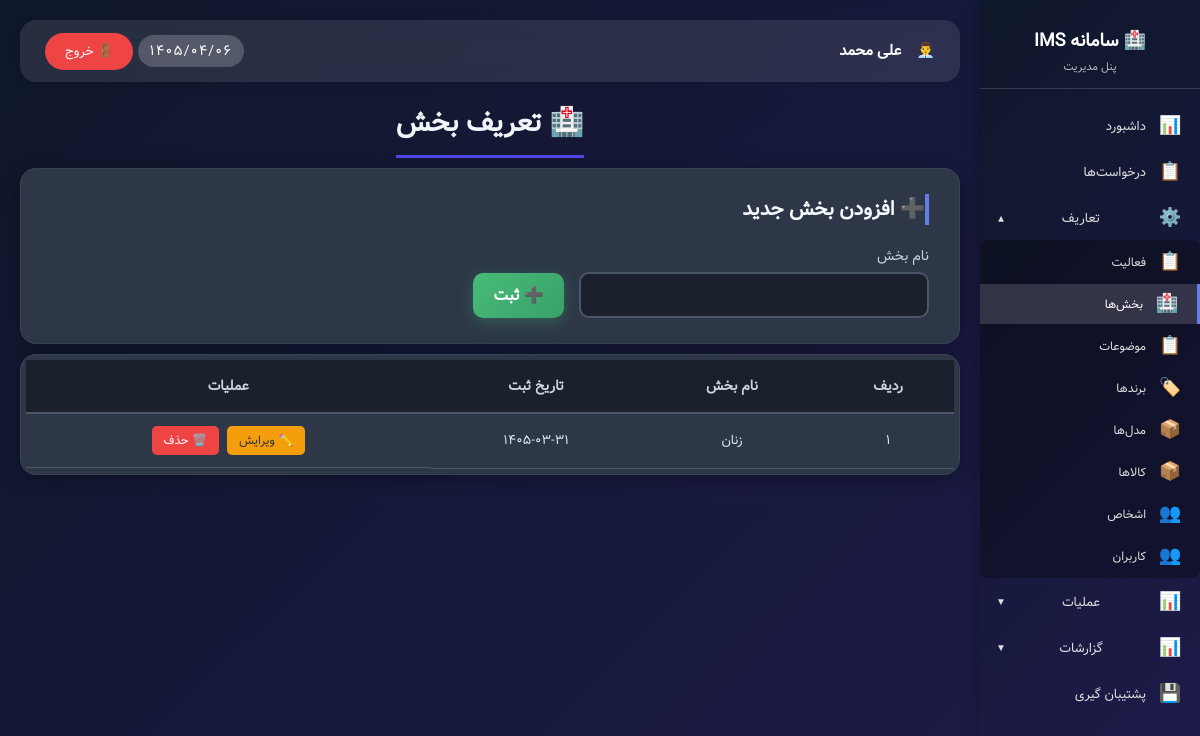
The app's page /admin_departments.php (signed in), older data.
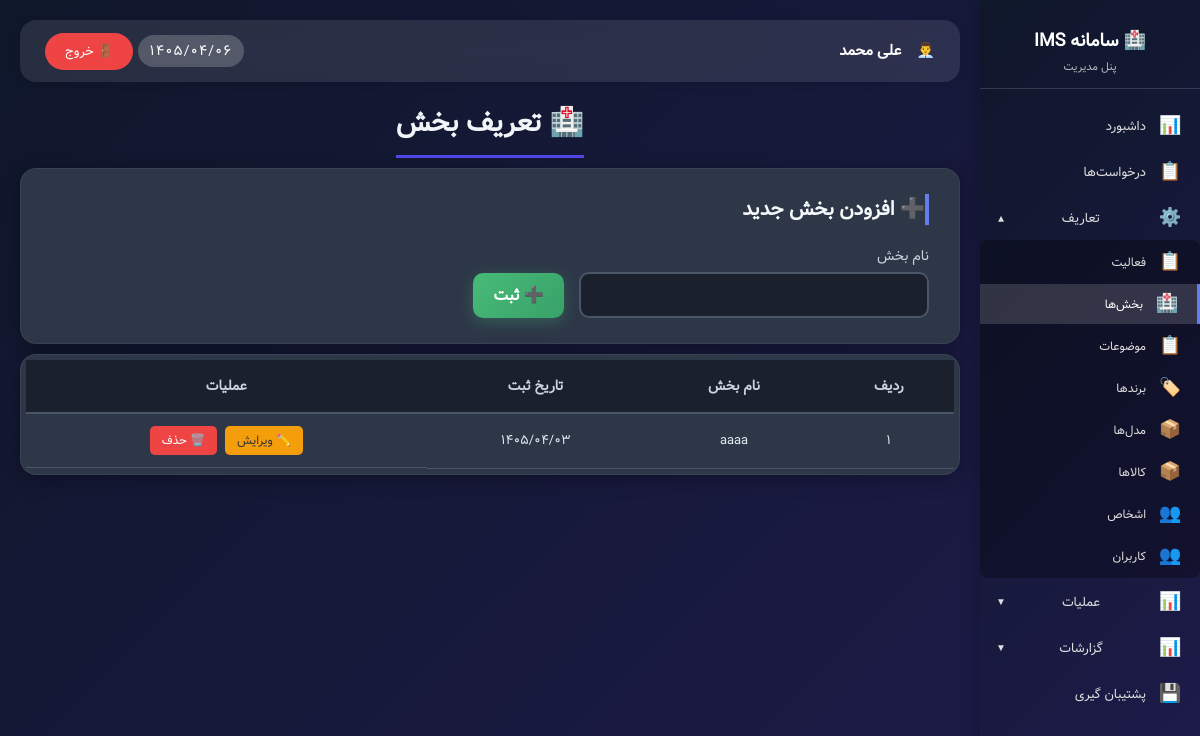
The same page, newer data.
### tables this page shows
CREATE TABLE `departments` (
  `id` int NOT NULL AUTO_INCREMENT,
  `name` varchar(100) NOT NULL,
  `status` enum('active','inactive') DEFAULT 'active',
  `created_at` varchar(50) DEFAULT NULL,
  PRIMARY KEY (`id`)
);

### functions.php (called while the page is built, shortened)
<?php
function hasPermission($permission_key) {
    if (isset($_SESSION['user_id']) && $_SESSION['user_id'] == 1) {
        return true;
    }
    return true;
}
function canEditDepartments() { return hasPermission('departments_edit'); }
function canDeleteDepartments() { return hasPermission('departments_delete'); }
?>

### assets/jdf.php (called while the page is built, shortened)
<?php
function fa_number($number) {
    $persian = ['۰', '۱', '۲', '۳', '۴', '۵', '۶', '۷', '۸', '۹'];
    $english = ['0', '1', '2', '3', '4', '5', '6', '7', '8', '9'];
    return str_replace($english, $persian, $number);
}
?>

### admin_departments.php (the view, shortened to what the changed rows need)
<?php
require_once 'config/config.php';
require_once 'assets/jdf.php';
require_once 'functions.php';
$db = getDB();
$departments = $db->query("SELECT * FROM departments ORDER BY name ASC")->fetchAll();
?>
<!DOCTYPE html>
<html lang="fa" dir="rtl">
<head>
</head>
<body>
<div class="admin-wrapper">
    <?php include 'sidebar.php'; ?>
    <div class="main-content">
        <div class="main-title"><h1>🏥 تعریف بخش</h1></div>
        <?php if(canEditDepartments()): ?>
            <div class="add-card"><h2>➕ افزودن بخش جدید</h2>
            </div>
        <?php endif; ?>
        <div class="departments-table data-table">
            <table>
                <thead>
                <tr>
                    <th>ردیف</th>
                    <th>نام بخش</th>
                    <th>تاریخ ثبت</th>
                    <th>عملیات</th>
                </tr>
                </thead>
                <tbody>
                <?php if (empty($departments)): ?>
                    <tr>
                        <td colspan="4" style="text-align: center; padding: 40px;">
                            🏥 هیچ بخشی ثبت نشده است
                            </td>
                    </tr>
                <?php else: ?>
                    <?php $i = 1; foreach ($departments as $department): ?>
                        <tr id="department_<?php echo $department['id']; ?>">
                            <td><?php echo fa_number($i); ?></td>
                            <td class="dept-name"><?php echo htmlspecialchars($department['name']); ?></td>
                            <td class="date-ltr"><?php echo fa_number(htmlspecialchars($department['created_at'])); ?></td>
                            <td class="action-buttons">
                                <?php if (canEditDepartments()): ?>
                                    <button class="edit-btn" onclick='openEditModal(<?php echo $department['id']; ?>)'>✏️ ویرایش</button>
                                <?php endif; ?>
                                <?php if (canDeleteDepartments()): ?>
                                    <button class="delete-btn" onclick="confirmDelete(<?php echo $department['id']; ?>, '<?php echo htmlspecialchars($department['name']); ?>')">🗑️ حذف</button>
                                <?php endif; ?>
                            </td>
                        </tr>
                        <?php $i++; ?>
                    <?php endforeach; ?>
                <?php endif; ?>
                </tbody>
            </table>
        </div>
    </div>
</div>
</body>
</html>

Row changes from the older to the newer data that the page shows:
removed departments: i "۱", name "زنان", created_at "۱۴۰۵-۰۳-۳۱"
added departments: i "۱", name "aaaa", created_at "۱۴۰۵/۰۴/۰۳"
